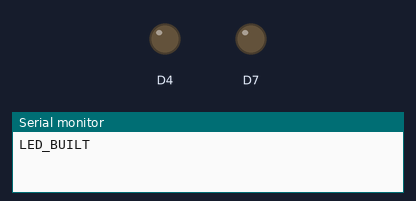
The program below on a simulated ESP8266 (NodeMCU). On the bench: output pins drawn as LEDs (lit = HIGH), the last lines printed to the serial monitor.

Above: at 0.5 s.
At 4.5 s:
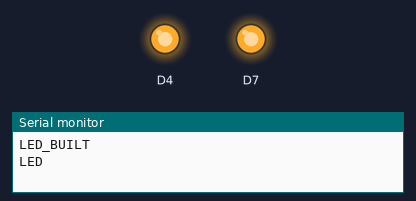
At 5.5 s:
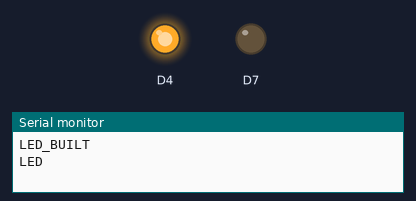
Timing chart, 0 to 7.8 s (numbered marks = the images above):
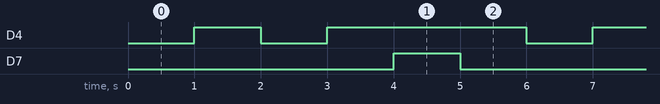

The program:

main.cpp
```cpp
#include <Arduino.h>

const int LED_BUILT_IN = 1;
const int LED_ON = 2;
int state;

void setup() {
  Serial.begin(115200);
   pinMode (D7, OUTPUT);
   pinMode (D4, OUTPUT);
  state = LED_BUILT_IN;
}

void loop() {
  if (state==LED_BUILT_IN)
  {
    Serial.println("LED_BUILT");
    for (int i = 0; i < 2; i++)
    {
      digitalWrite(D4, 0);
    delay(1000);
    digitalWrite(D4, 1);
    delay(1000);
    }
    state=LED_ON;
  }
  else if (state==LED_ON)
  {
    Serial.println("LED");
    digitalWrite(D7, HIGH);
    delay(1000);
    digitalWrite(D7 ,LOW);
    delay(1000);
    state=LED_BUILT_IN;
  }


}
```

Measured:
- by itself, D4: repeats every 6.0 s: LOW 1.0 s, HIGH 3.0 s, LOW 1.0 s, HIGH 1.0 s
- by itself, D7: alternates HIGH for 1.0 s and LOW for 5.0 s
- by itself, everything shown: repeats every 6.0 s, in 6 steps
